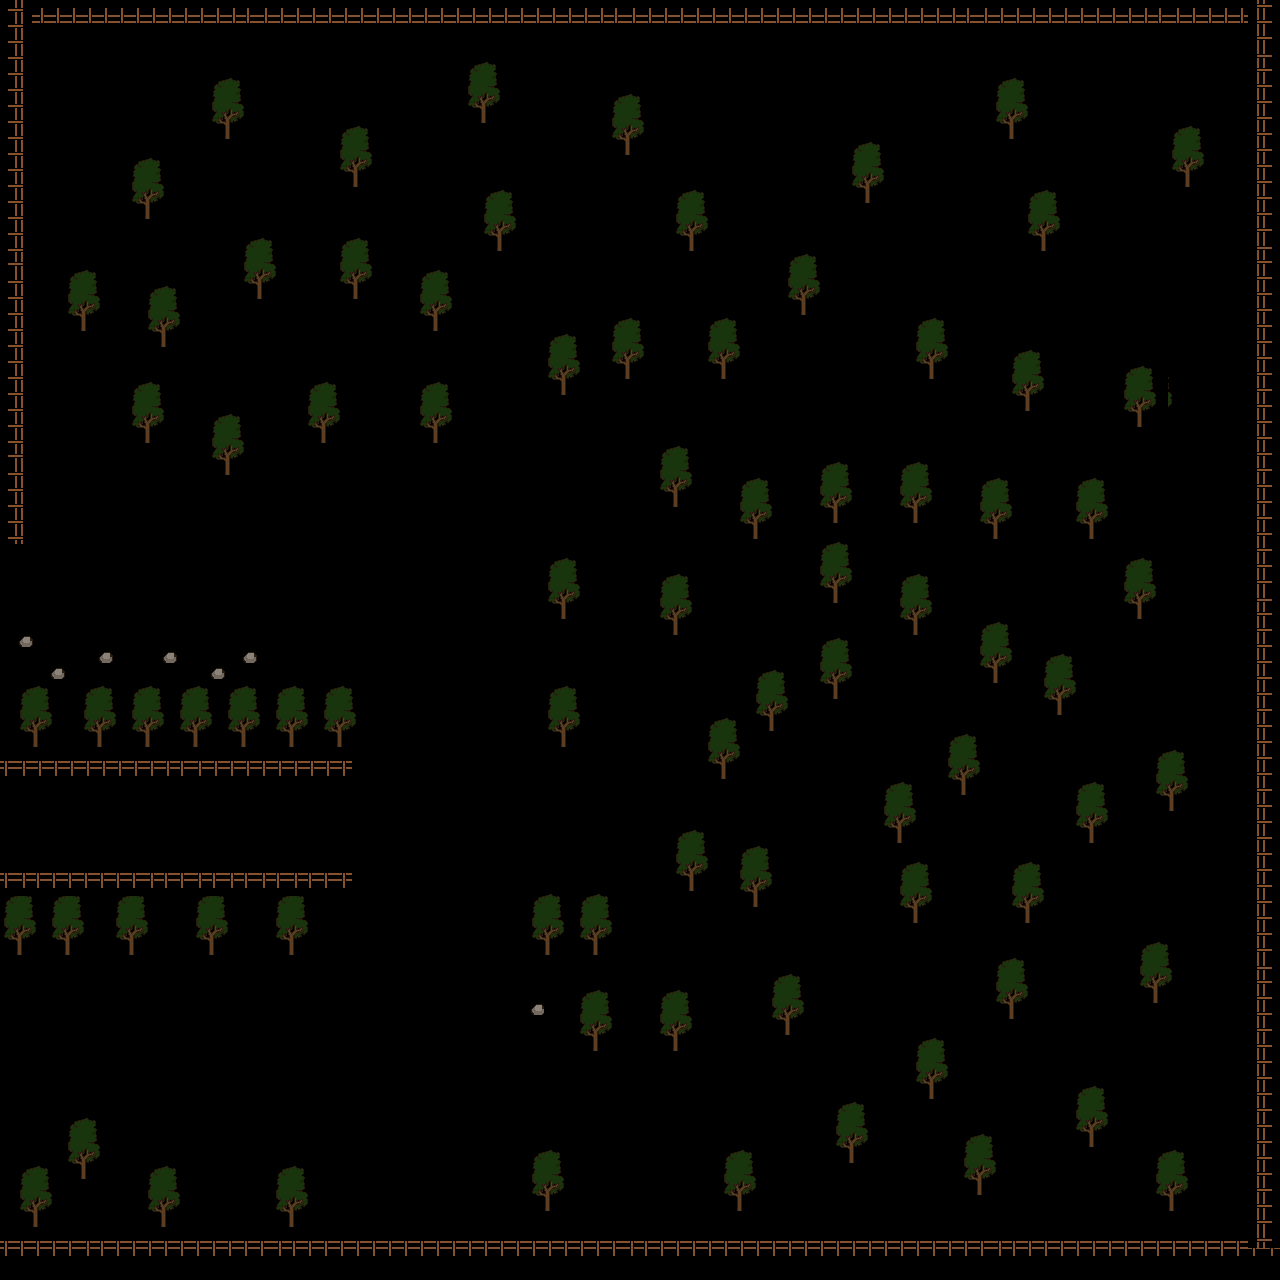

A 2D game scene composited from a Tiled map and its tileset images. What follows is a short description and the map's XML, with each tile layer's data collapsed to a summary:
An orthogonal 80x80 tile map with 16x16 px tiles, 1 tile layer (arvore), 2 hidden layers not drawn, 2 tilesets and 113 objects.

<map version="1.10" tiledversion="1.11.2" orientation="orthogonal" renderorder="right-down" width="80" height="80" tilewidth="16" tileheight="16" infinite="0" nextlayerid="13" nextobjectid="134">
 <editorsettings>
  <export format="tmx" />
 </editorsettings>
 <tileset firstgid="1" name="tiles" tilewidth="16" tileheight="16" tilecount="625" columns="25">
  <image source="tiles/tiles.png" width="400" height="400" />
 </tileset>
 <tileset firstgid="626" name="cerca" tilewidth="16" tileheight="16" tilecount="4" columns="2">
  <image source="tiles/cerca.png" width="32" height="32" />
 </tileset>
 <objectgroup id="7" name="Collisions">
  <object id="6" x="-0.666667" y="767.333" width="16" height="98.6667" />
  <object id="9" x="360" y="534.667" width="112" height="229.333" />
  <object id="10" x="353.5" y="640.5" />
  <object id="12" x="344.5" y="536" width="14.5" height="116" />
  <object id="13" x="126" y="536" width="218.5" height="98" />
  <object id="14" x="362" y="882" width="114" height="200" />
  <object id="15" x="340" y="950" width="22" height="128" />
  <object id="16" x="122" y="968" width="218" height="110" />
  <object id="18" x="1264" y="0" width="8" height="1288" />
  <object id="19" x="0" y="4" width="1270" height="20" />
  <object id="21" x="-12" y="538" width="142" height="98" />
  <object id="22" x="2" y="-2" width="20" height="542" />
  <object id="24" x="81.125" y="317" width="4.625" height="13.5" />
  <object id="29" x="145.688" y="429.25" width="4.625" height="13.5" />
  <object id="30" x="160.688" y="333.75" width="4.625" height="13.5" />
  <object id="31" x="225.688" y="461.25" width="4.625" height="13.5" />
  <object id="32" x="321.688" y="427.25" width="4.625" height="13.5" />
  <object id="33" x="255.688" y="281.25" width="4.625" height="13.5" />
  <object id="34" x="352.688" y="284.25" width="4.625" height="13.5" />
  <object id="35" x="353.688" y="170.25" width="4.625" height="13.5" />
  <object id="36" x="433.688" y="315.25" width="4.625" height="13.5" />
  <object id="37" x="432.688" y="430.25" width="4.625" height="13.5" />
  <object id="38" x="224.688" y="124.25" width="4.625" height="13.5" />
  <object id="39" x="480.688" y="107.25" width="4.625" height="13.5" />
  <object id="40" x="498.688" y="235.25" width="4.625" height="13.5" />
  <object id="41" x="625.688" y="140.25" width="4.625" height="13.5" />
  <object id="42" x="560.688" y="379.25" width="4.625" height="13.5" />
  <object id="43" x="625.688" y="365.25" width="4.625" height="13.5" />
  <object id="44" x="689.688" y="234.25" width="4.625" height="13.5" />
  <object id="45" x="721.688" y="363.25" width="4.625" height="13.5" />
  <object id="46" x="801.688" y="300.25" width="4.625" height="13.5" />
  <object id="47" x="864.688" y="190.25" width="4.625" height="13.5" />
  <object id="48" x="1008.69" y="124.25" width="4.625" height="13.5" />
  <object id="49" x="1040.69" y="236.25" width="4.625" height="13.5" />
  <object id="50" x="1025.69" y="397.25" width="4.625" height="13.5" />
  <object id="51" x="929.688" y="364.25" width="4.625" height="13.5" />
  <object id="52" x="1136.69" y="413.25" width="4.625" height="13.5" />
  <object id="53" x="1184.69" y="171.25" width="4.625" height="13.5" />
  <object id="54" x="672.688" y="495.25" width="4.625" height="13.5" />
  <object id="55" x="562.688" y="603.25" width="4.625" height="13.5" />
  <object id="56" x="671.688" y="622.25" width="4.625" height="13.5" />
  <object id="57" x="752.688" y="526.25" width="4.625" height="13.5" />
  <object id="58" x="832.688" y="507.25" width="4.625" height="13.5" />
  <object id="59" x="831.688" y="588.25" width="4.625" height="13.5" />
  <object id="60" x="833.688" y="685.25" width="4.625" height="13.5" />
  <object id="61" x="770.688" y="718.25" width="4.625" height="13.5" />
  <object id="62" x="560.688" y="733.25" width="4.625" height="13.5" />
  <object id="63" x="721.688" y="765.25" width="4.625" height="13.5" />
  <object id="64" x="690.688" y="877.25" width="4.625" height="13.5" />
  <object id="65" x="592.688" y="941.25" width="4.625" height="13.5" />
  <object id="66" x="544.688" y="939.25" width="4.625" height="13.5" />
  <object id="67" x="541.688" y="1003.25" width="4.625" height="13.5" />
  <object id="68" x="535.688" y="1003.25" width="4.625" height="13.5" />
  <object id="69" x="531.688" y="1004.25" width="4.625" height="13.5" />
  <object id="70" x="593.688" y="1037.25" width="4.625" height="13.5" />
  <object id="71" x="673.688" y="1036.25" width="4.625" height="13.5" />
  <object id="72" x="784.688" y="1019.25" width="4.625" height="13.5" />
  <object id="73" x="754.688" y="891.25" width="4.625" height="13.5" />
  <object id="74" x="914.688" y="511.25" width="4.625" height="13.5" />
  <object id="75" x="913.688" y="621.25" width="4.625" height="13.5" />
  <object id="76" x="993.688" y="528.25" width="4.625" height="13.5" />
  <object id="77" x="1089.69" y="524.25" width="4.625" height="13.5" />
  <object id="78" x="1138.69" y="606.25" width="4.625" height="13.5" />
  <object id="79" x="1056.69" y="702.25" width="4.625" height="13.5" />
  <object id="80" x="993.688" y="665.25" width="4.625" height="13.5" />
  <object id="81" x="960.688" y="778.25" width="4.625" height="13.5" />
  <object id="82" x="898.688" y="829.25" width="4.625" height="13.5" />
  <object id="83" x="913.688" y="908.25" width="4.625" height="13.5" />
  <object id="84" x="1025.69" y="908.25" width="4.625" height="13.5" />
  <object id="85" x="1090.69" y="827.25" width="4.625" height="13.5" />
  <object id="86" x="1169.69" y="796.25" width="4.625" height="13.5" />
  <object id="87" x="1152.69" y="989.25" width="4.625" height="13.5" />
  <object id="88" x="1009.69" y="1003.25" width="4.625" height="13.5" />
  <object id="89" x="1169.69" y="1195.25" width="4.625" height="13.5" />
  <object id="90" x="1088.69" y="1131.25" width="4.625" height="13.5" />
  <object id="91" x="977.688" y="1180.25" width="4.625" height="13.5" />
  <object id="92" x="930.688" y="1085.25" width="4.625" height="13.5" />
  <object id="93" x="849.688" y="1148.25" width="4.625" height="13.5" />
  <object id="94" x="736.688" y="1198.25" width="4.625" height="13.5" />
  <object id="95" x="544.688" y="1198.25" width="4.625" height="13.5" />
  <object id="96" x="288.688" y="1214.25" width="4.625" height="13.5" />
  <object id="97" x="160.688" y="1214.25" width="4.625" height="13.5" />
  <object id="98" x="80.6875" y="1165.25" width="4.625" height="13.5" />
  <object id="99" x="33.6875" y="1213.25" width="4.625" height="13.5" />
  <object id="100" x="-1" y="963" width="121" height="113" />
  <object id="101" x="692" y="1116.36" width="13.4545" height="12" />
  </objectgroup>
 <layer id="1" name="chao" width="80" height="80" visible="0">
  <data>[6400 cells, 6400 non-empty, 8 distinct tile ids]</data>
 </layer>
 <layer id="8" name="camada1" width="80" height="80" visible="0">
  <data>[6400 cells, 269 non-empty, 9 distinct tile ids]</data>
 </layer>
 <layer id="12" name="arvore" width="80" height="80">
  <data>[6400 cells, 1865 non-empty, 23 distinct tile ids]</data>
 </layer>
</map>
<!-- 27 of 113 objects omitted -->